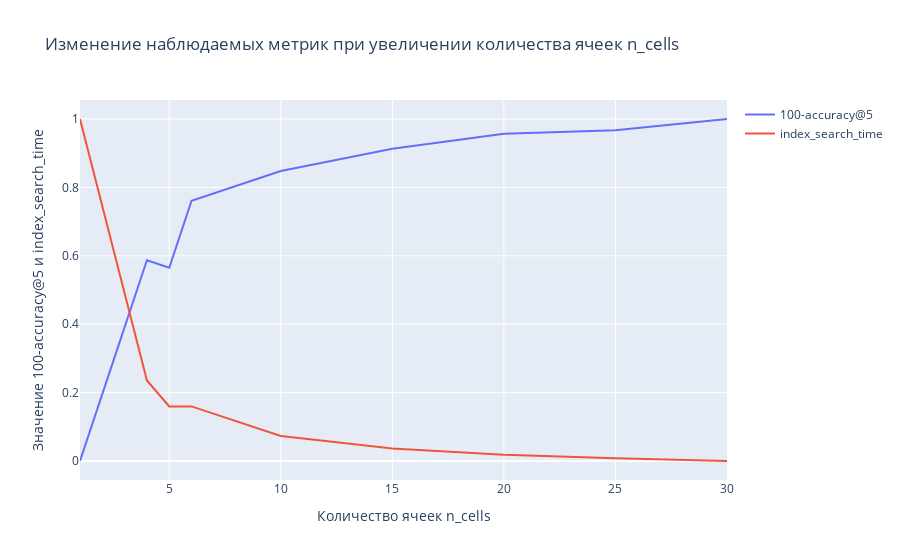

Notebook code cell kept with this figure:
### Markdown cell above
- Используем faiss.IndexIVFFlat(quantizer, dims, n_cells=20), accuracy@5 = 69,2%, время поиска индексов = 39,6 мин
- Используем faiss.IndexIVFFlat(quantizer, dims, n_cells=20), accuracy@5 = 60,3%, время поиска индексов = 1,8 мин
- Используем faiss.IndexIVFPQ(quantizer, dims, n_cells=1, 8, 8), accuracy@5 = 63.87%, время поиска индексов = 4.84 мин
- Используем faiss.IndexIVFPQ(quantizer, dims, n_cells=20, 8, 8), accuracy@5 = 58.48%, время поиска индексов = 0.27 мин

### Code cell
faiss_res = {
    'n_cells':           [1, 4, 5, 6, 10, 15, 20, 25, 30],
    '100-accuracy@5':    [30.8, 36.2, 36, 37.8, 38.6, 39.2, 39.6, 39.7, 40],
    'index_search_time': [39.6, 10.4, 7.5, 7.5, 4.2, 2.8, 2.1, 1.7, 1.4]
}
faiss_res = pd.DataFrame(faiss_res)

mms = MinMaxScaler()
faiss_res_mms = pd.DataFrame(mms.fit_transform(faiss_res), columns=faiss_res.columns)

fig = go.Figure()
fig.add_trace(go.Scatter(x=faiss_res.n_cells, y=faiss_res_mms['100-accuracy@5'], mode='lines', name='100-accuracy@5'))
fig.add_trace(go.Scatter(x=faiss_res.n_cells, y=faiss_res_mms['index_search_time'], mode='lines', name='index_search_time'))
fig.update_layout(
    xaxis_title='Количество ячеек n_cells', 
    yaxis_title='Значение 100-accuracy@5 и index_search_time', 
    title=f'Изменение наблюдаемых метрик при увеличении количества ячеек n_cells')
fig.show()

### Figure 1 — Plotly figure (JSON) as saved in the notebook; plotly's stock layout.template omitted (floating-point values rounded to 4 significant figures)
{"data": [{"mode": "lines", "name": "100-accuracy@5", "type": "scatter", "x": [1, 4, 5, 6, 10, 15, 20, 25, 30], "y": [0, 0.587, 0.5652, 0.7609, 0.8478, 0.913, 0.9565, 0.9674, 1.0]}, {"mode": "lines", "name": "index_search_time", "type": "scatter", "x": [1, 4, 5, 6, 10, 15, 20, 25, 30], "y": [1.0, 0.2356, 0.1597, 0.1597, 0.0733, 0.03665, 0.01832, 0.007853, 0]}], "layout": {"title": {"text": "Изменение наблюдаемых метрик при увеличении количества ячеек n_cells"}, "xaxis": {"title": {"text": "Количество ячеек n_cells"}}, "yaxis": {"title": {"text": "Значение 100-accuracy@5 и index_search_time"}}}}
